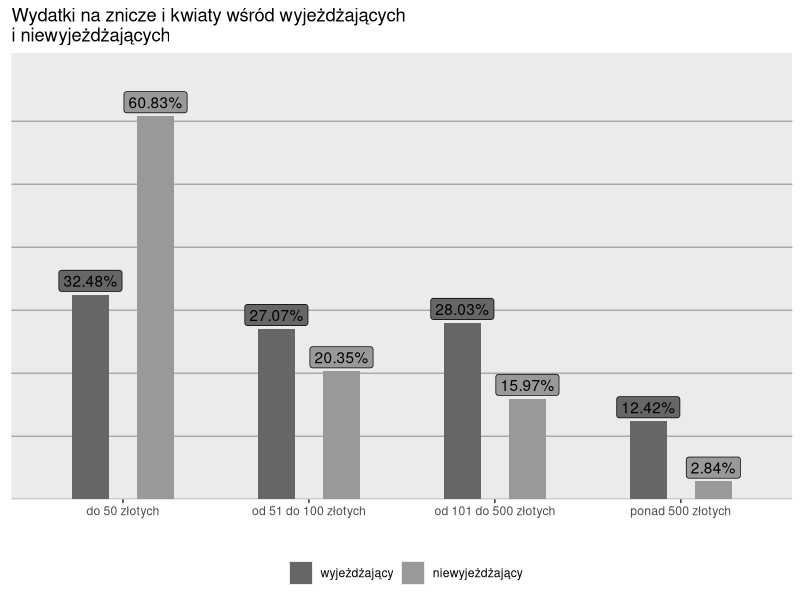
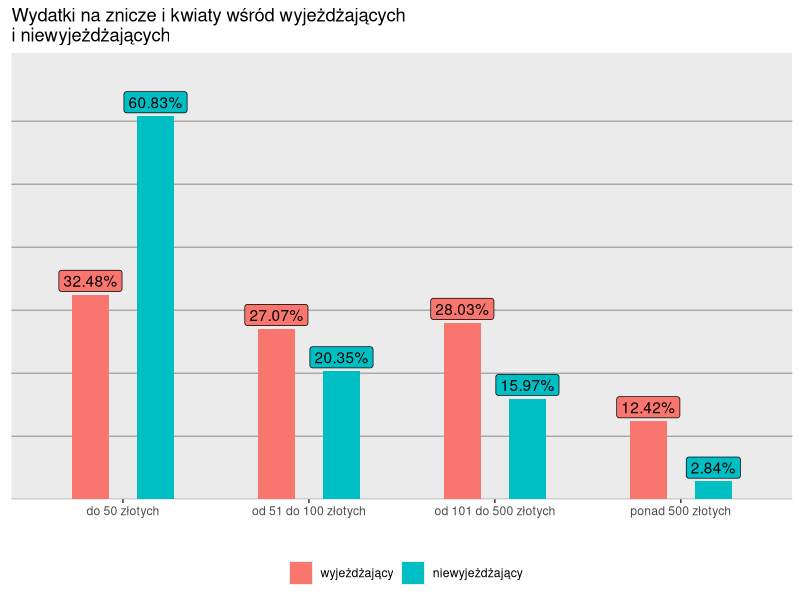

Generate these figures, in order, with R:
## ---- chunk 1
knitr::opts_chunk$set(echo = TRUE)
library(ggplot2)

wydatki <- data.frame(kwota=rep(c("do 50 złotych", "od 51 do 100 złotych", "od 101 do 500 złotych", "ponad 500 złotych"),each=2),
                      odsetek = c(32.48,60.83,27.07,20.35,28.03,15.97,12.42,2.84),
                      wyjeżdżający = rep(c(0,1),times=4))
wydatki$kwota <- factor(wydatki$kwota, levels = c("do 50 złotych", "od 51 do 100 złotych","od 101 do 500 złotych", "ponad 500 złotych"))
## ---- chunk 2
ggplot(wydatki, aes(x = kwota, y=odsetek, fill = factor(wyjeżdżający, labels = c("wyjeżdżający", "niewyjeżdżający")), label = paste0(odsetek,"%"))) + 
  geom_col(position=position_dodge(width=0.7),width = 0.4) +
  scale_fill_grey(name="", end=0.6, start=0.4) +
  xlab("") +
  geom_label(position=position_dodge(width = 0.7), vjust=-0.15, show.legend = FALSE)+
  theme(axis.ticks.y = element_blank(),
        axis.title.y = element_blank(),
        axis.text.y = element_blank(),
        panel.grid.major.x = element_blank(),
        panel.grid.major.y = element_line(colour = "darkgrey"),
        legend.position = "bottom") +
  ggtitle("Wydatki na znicze i kwiaty wśród wyjeżdżających \ni niewyjeżdżających") +
  scale_y_discrete(expand = c(0,0,0,10),limits=seq(0,60,10))
## ---- chunk 3
ggplot(wydatki, aes(x = kwota, y=odsetek, fill = factor(wyjeżdżający, labels = c("wyjeżdżający", "niewyjeżdżający")), label = paste0(odsetek,"%"))) + 
  geom_col(position=position_dodge(width=0.7),width = 0.4) +
  xlab("") +
  scale_fill_discrete(name="") +
  geom_label(position=position_dodge(width = 0.7), vjust=-0.15, show.legend = FALSE)+
  theme(axis.ticks.y = element_blank(),
        axis.title.y = element_blank(),
        axis.text.y = element_blank(),
        panel.grid.major.x = element_blank(),
        panel.grid.major.y = element_line(colour = "darkgrey"),
        legend.position = "bottom") +
  ggtitle("Wydatki na znicze i kwiaty wśród wyjeżdżających \ni niewyjeżdżających") +
  scale_y_discrete(expand = c(0,0,0,10),limits=seq(0,60,10))
